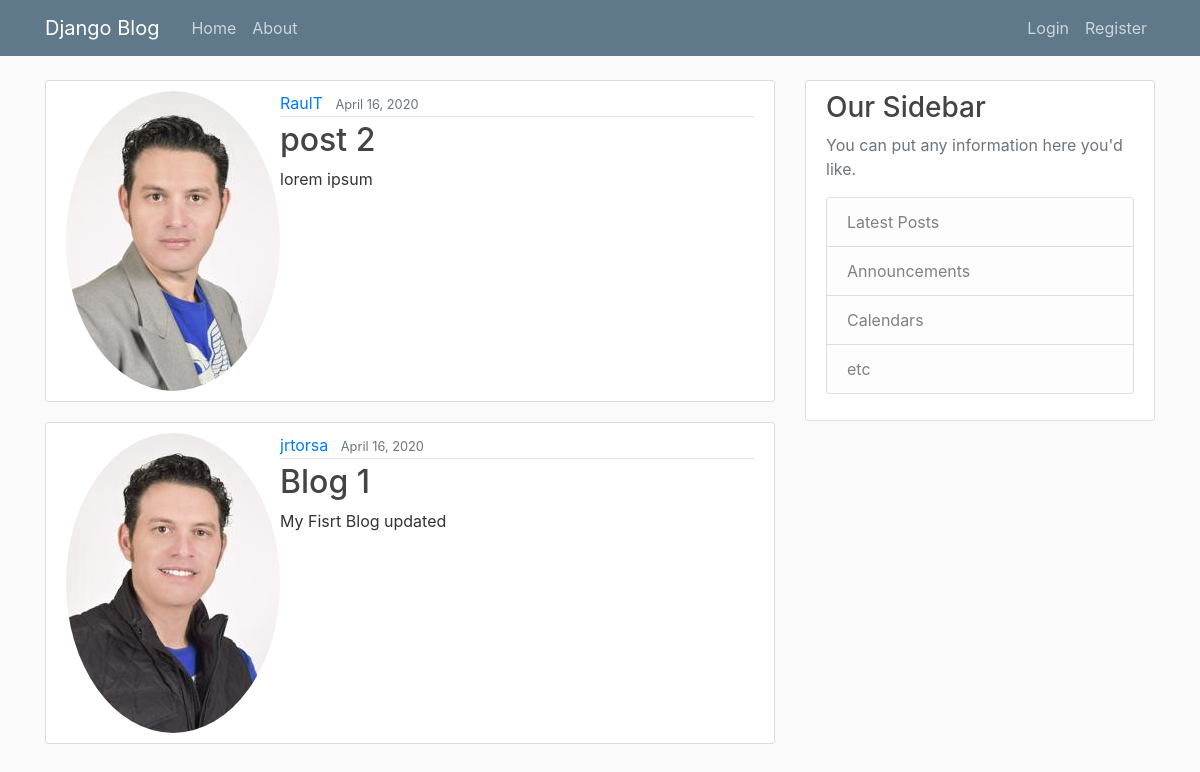
The page / on the database its author committed.
### blog/models.py (models this page shows, shortened)
class Post(models.Model):
    title = models.CharField(max_length=100)
    content = models.TextField()
    date_posted = models.DateTimeField(default=timezone.now)
    author = models.ForeignKey(User, on_delete=models.CASCADE)

### users/models.py (models this page shows, shortened)
class Profile(models.Model):
    user = models.OneToOneField(User, on_delete=models.CASCADE)
    image = models.ImageField(default='default.jpg', upload_to='profile_pics')

### blog/views.py (the view)
# urls.py: path('', PostListView.as_view(), name='blog-home'),
class PostListView(ListView):
    model = Post
    template_name = 'blog/home.html' # <app>/<model>_<viewtype>.html
    context_object_name = 'posts'
    ordering = ['-date_posted']
    paginate_by = 5

### blog/templates/blog/home.html
{% extends "blog/base.html" %}
{% block content %}
    {% for post in posts %}
        <article class="media content-section">
          <img class="rounded-circle article-image" src="{{ post.author.profile.image.url }}">
          <div class="media-body">
            <div class="article-metadata">
              <a class="mr-2" href="#">{{ post.author }}</a>
              <small class="text-muted">{{ post.date_posted|date:"F d, Y" }}</small>
            </div>
            <h2><a class="article-title" href="{% url 'post-detail' post.id %}">{{ post.title }}</a></h2>
            <p class="article-content">{{ post.content }}</p>
          </div>
        </article>
    {% endfor %}
{% endblock content %}

### blog/static/blog/main.css (style rules this page uses)
body { background: #fafafa; color: #333333; margin-top: 5rem; }
h1, h2, h3, h4, h5, h6 { color: #444444; }
.content-section { background: #ffffff; padding: 10px 20px; border: 1px solid #dddddd; border-radius: 3px; margin-bottom: 20px; }
.article-title { color: #444444; }
.article-content { white-space: pre-line; }
.article-metadata { padding-bottom: 1px; margin-bottom: 4px; border-bottom: 1px solid #e3e3e3 }

### rows shown on the page
Post: author.profile.image (picture), author "RaulT", date_posted "April 16, 2020", title "post 2", content "lorem ipsum"
Post: author.profile.image (picture), author "jrtorsa", date_posted "April 16, 2020", title "Blog 1", content "My Fisrt Blog updated"
